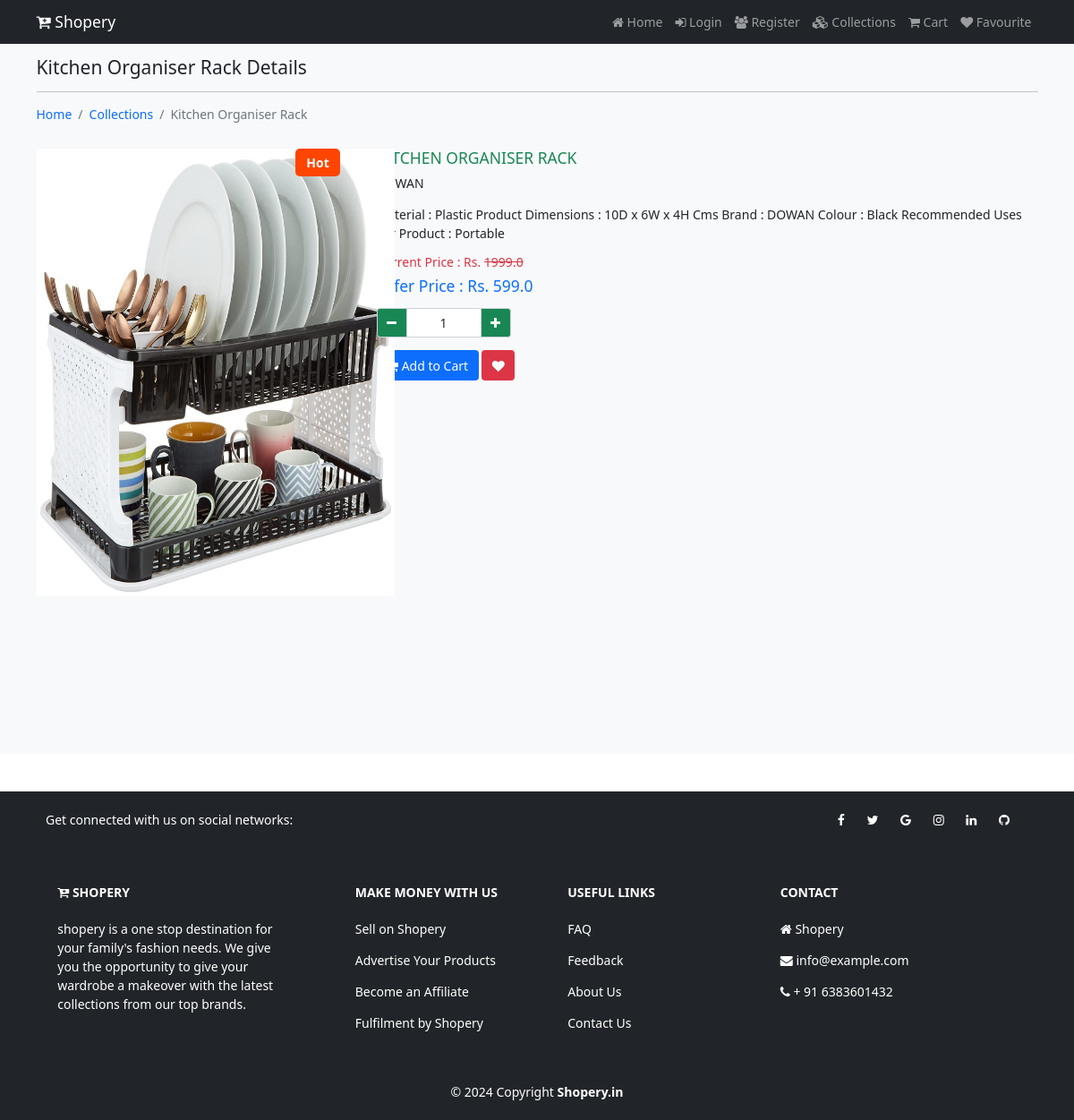
/collections/Home and Kitchen/Kitchen Organiser Rack, run on the app's committed database.
### shop/models.py (models this page shows)
class Product(models.Model):
    category=models.ForeignKey(Catagory,on_delete=models.CASCADE)
    name=models.CharField(max_length=150, null = False, blank=False)
    vendor=models.CharField(max_length=150, null = False, blank=False)
    product_image=models.ImageField(upload_to = getFileName, null = True, blank=True)
    quantity=models.IntegerField(null = False, blank=False)
    original_price=models.FloatField(null = False, blank=False)
    selling_price=models.FloatField(null = False, blank=False)
    description=models.TextField(max_length=500, null = False, blank = False)
    status=models.BooleanField(default=False, help_text="0-show, 1-Hidden")
    trending=models.BooleanField(default=False, help_text="0-default, 1-Trending")
    created_at=models.DateTimeField(auto_now_add=True)  # to ack when this category model is created
    def __str__(self):
        return self.name

### shop/views.py (the view)
# urls.py: path('collections/<str:cname>/<str:pname>',views.product_details, name = "product_details" ),
def product_details(request,cname,pname):
    if(Catagory.objects.filter(name=cname,status=0)):
        if(Product.objects.filter(name=pname,status=0)):
            products=Product.objects.filter(name=pname,status=0).first()
            return render(request,"shop/products/product_details.html",{"products":products})
        else:
         messages.error(request,"No such Product Found !")
         return redirect('collections')
    else:
         messages.error(request,"No such Catagory Found !")
         return redirect('collections')

### shop/templates/shop/products/product_details.html (shortened to what this page needs)
{% extends 'shop/layouts/main.html' %}
{% block content %}
<section class="bg-light py-4 my-5" style="min-height:800px;">
    <div class="container">
        <div class="row">
            <div class="col-12">
                <h4 class="mb-3">{{products}} Details</h4>
                <hr style="border-color:#b8bfc2;">
                <nav aria-label="breadcrumb">
                    <ol class="breadcrumb">
                        <li class="breadcrumb-item"><a href="{% url 'home' %}">Home</a></li>
                        <li class="breadcrumb-item"><a
                                href="{% url 'collections' products.category.name %}">Collections</a></li>
                        <li class="breadcrumb-item active" aria-current="page">{{products}}</li>
                    </ol>
                </nav>
            </div>
            <div class="col-4 my-3 pic-box">
                {% if products.trending %}
                <div class="hot">Hot</div>
                {% endif %}
                <img src="{{products.product_image.url}}" class="card-image-top" alt="Products" width="400"
                    height="500">
            </div>
            <div class="col-8 my-3">
                <h5 class="text-success">{{products | upper}}</h5>
                <p>{{products.vendor}}</p>
                <p>{{products.description}}</p>
                <h6 class="my-2 text-danger">Current Price : Rs. <s>{{products.original_price}}</s></h6>
                <h5 class="my-2 text-primary">Offer Price : Rs. {{products.selling_price}}</h6>
                    <div class="my-3">
                        {% if products.quantity > 0 %}
                        <p>
                        <div class="input-group" style="width:150px">
                            <button class="input-group-text bg-success text-light" id="btnMinus"><i
                                    class="fa fa-minus"></i></button>
                            <input type="text" name="qty" id="txtQty" value="1" class="form-control text-center">
                            <button class="input-group-text bg-success text-light" id="btnPlus"><i
                                    class="fa fa-plus"></i></button>
                        </div>
                        </p>
                        <button class="btn btn-primary" id="btnCart"> Add to
                            Cart</button>
                        {% else %}
                        <button class="btn btn-secondary"><i class="fa fa-minus"></i> Out of Stock</button>
                        {% endif %}
                        <button class="btn btn-danger" id="btnFav"><i class="fa fa-heart"></i></button>
                    </div>
            </div>
        </div>
    </div>
</section>
{% endblock content %}

### static/css/style.css (style rules this page uses)
html { font-size: 14px; }
a { text-decoration: none; }
.pic-box { position: relative; }
.hot { background-color: orangered; color: white; width: 50px; text-align: center; font-weight:bold; display: inline; border-radius: 5px; padding: 5px; position: absolute; top: 0; right: 30px; z-index: 10; }

### data on the page
Product: name "Kitchen Organiser Rack", product_image (picture), name "KITCHEN ORGANISER RACK", vendor "DOWAN", description "Material : Plastic Product Dimensions : 10D x 6W x 4H Cms Brand : DOWAN Colour : Black Recommended Uses For Product : Portable", original_price "1999.0", selling_price "599.0"
